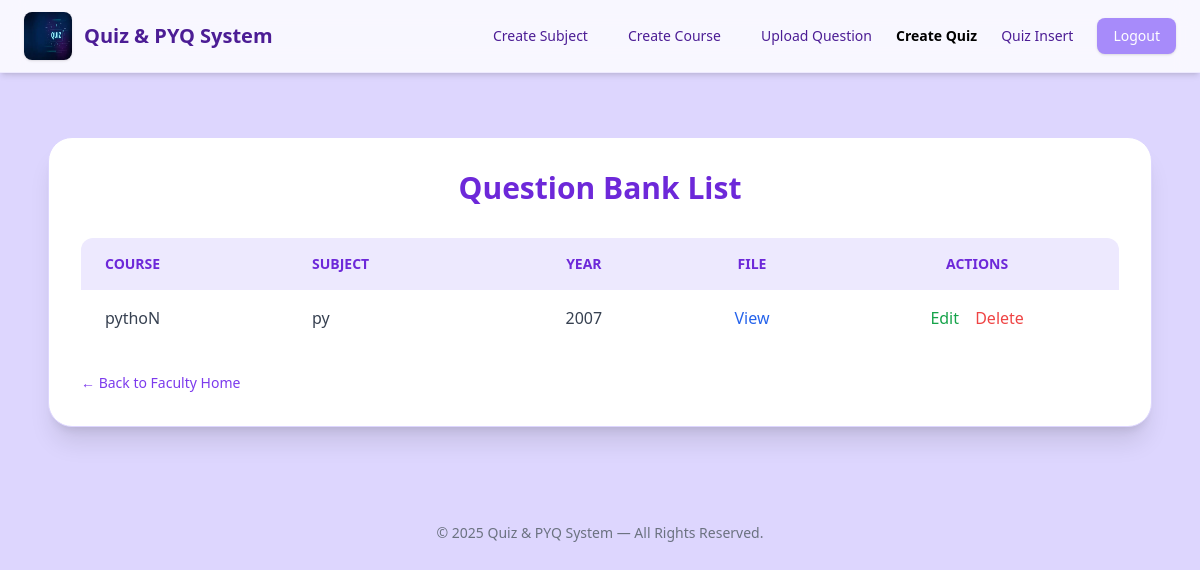
The app's page /question/list/, older data.
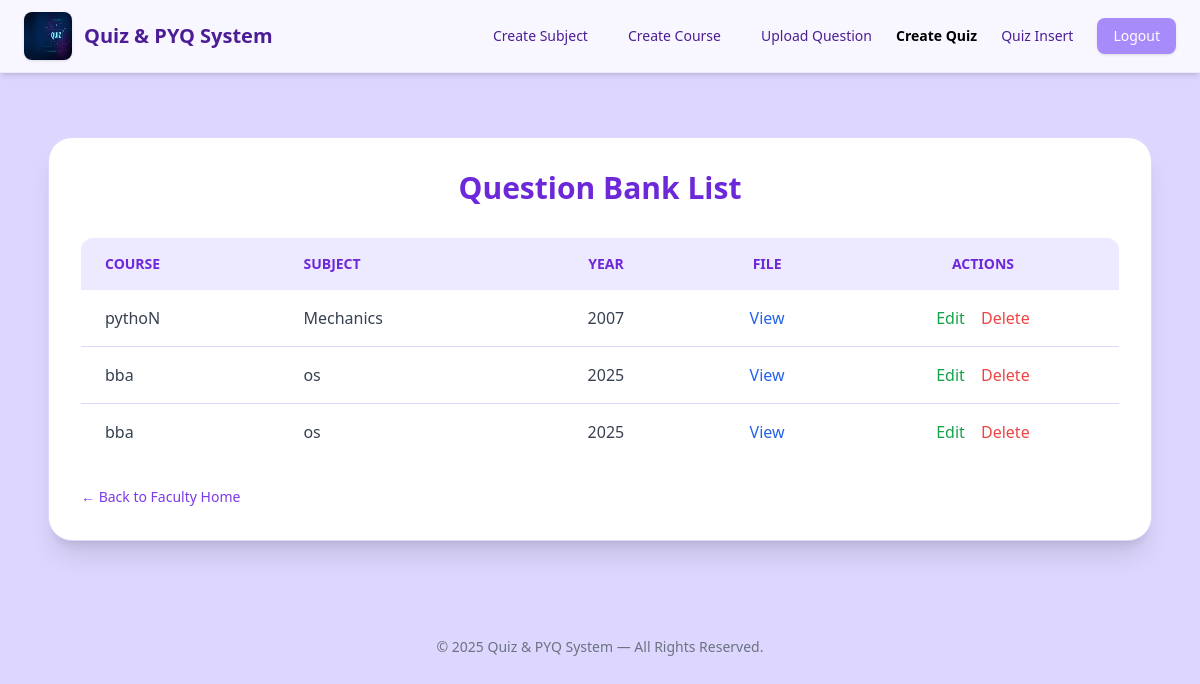
The same page, newer data.
### Common/models.py (models this page shows, shortened)
class QuestionBank(models.Model):
    course_name = models.ForeignKey(
        Course,
        on_delete=models.PROTECT,
        related_name="QUESTION_BANK"
    )
    file= models.FileField(upload_to="qndisplay/")
    year = models.IntegerField()
    subject = models.ForeignKey(
        Subject,
        on_delete=models.PROTECT,
        related_name = "QUESTION_BANK"
    )

class Course(models.Model):
    department = models.ForeignKey(
        Department,
        on_delete=models.CASCADE,
        related_name="COURSES"
    )
    course_name = models.CharField(max_length=30, unique=True)
    def __str__(self):
        return self.course_name

class Subject(models.Model):
    course = models.ForeignKey(
        Course,
        on_delete=models.CASCADE,
        related_name="SUBJECTS"
    )
    subject_name = models.CharField(max_length=50)
    class Meta:
        constraints = [
            models.UniqueConstraint(
                fields=['course', 'subject_name'],
                name='unique_subject_per_course'
            )
        ]
    def __str__(self):
        return self.subject_name

### Faculty/views.py (the view)
# urls.py: path('question/list/', views.questionbank_list, name='questionbank_list'),
def questionbank_list(request):
    questions = QuestionBank.objects.all()
    return render(request, 'faculty/questionbank_list.html', {'questions': questions})

### Faculty/Templates/faculty/questionbank_list.html (shortened to what this page needs)
{% load static %}
<!DOCTYPE html>
<html lang="en">
<head>
    <script src="https://cdn.tailwindcss.com"></script>
</head>
<body class="min-h-screen bg-violet-200">
{% include 'fheader.html' %}
<div class="max-w-6xl mx-auto mt-16 px-6">
    <div class="bg-white rounded-3xl shadow-xl p-8 border border-violet-200">
        <h2 class="text-3xl font-bold text-center text-violet-700 mb-8">
            Question Bank List
        </h2>
        <div class="overflow-x-auto">
            <table class="w-full border-collapse rounded-xl overflow-hidden">
                <thead>
                    <tr class="bg-violet-100 text-violet-700 text-sm uppercase">
                        <th class="px-6 py-4 text-left">Course</th>
                        <th class="px-6 py-4 text-left">Subject</th>
                        <th class="px-6 py-4 text-center">Year</th>
                        <th class="px-6 py-4 text-center">File</th>
                        <th class="px-6 py-4 text-center">Actions</th>
                    </tr>
                </thead>
                <tbody class="divide-y divide-violet-200 text-gray-700">
                {% if questions %}
                    {% for q in questions %}
                    <tr class="hover:bg-violet-50 transition">
                        <td class="px-6 py-4">{{ q.course_name }}</td>
                        <td class="px-6 py-4">{{ q.subject }}</td>
                        <td class="px-6 py-4 text-center">{{ q.year }}</td>
                        <td class="px-6 py-4 text-center">
                            <a href="{{ q.file.url }}"
                               target="_blank"
                               class="text-blue-600 hover:underline font-medium">
                                View
                            </a>
                        </td>
                        <td class="px-6 py-4 text-center space-x-3">
                            <a href="{% url 'question_edit' q.id %}"
                               class="text-green-600 hover:underline font-medium">
                                Edit
                            <a href="{% url 'question_delete' q.id %}"
                               class="text-red-500 hover:underline font-medium">
                                Delete
                            </a>
                        </td>
                    </tr>
                    {% endfor %}
                {% else %}
                    <tr>
                        <td colspan="5" class="py-10 text-center text-gray-500">
                            No questions uploaded yet.
                        </td>
                    </tr>
                {% endif %}
                </tbody>
            </table>
        </div>
         <div class="mt-6 text-left">
                <a href="{% url 'faculty_home' %}"
                   class="text-violet-600 hover:underline text-sm font-medium">
                    ← Back to Faculty Home
                </a>
            </div>
    </div>
</div>
<footer class="mt-20 py-4 text-center text-sm text-gray-500">
    © 2025 Quiz & PYQ System — All Rights Reserved.
</footer>
</body>
</html>

Row changes from the older to the newer data that the page shows:
changed through a linked row, QuestionBank "pythoN": subject "py" → "Mechanics"
added QuestionBank: course_name "bba", subject "os", year "2025"
added QuestionBank: course_name "bba", subject "os", year "2025"
